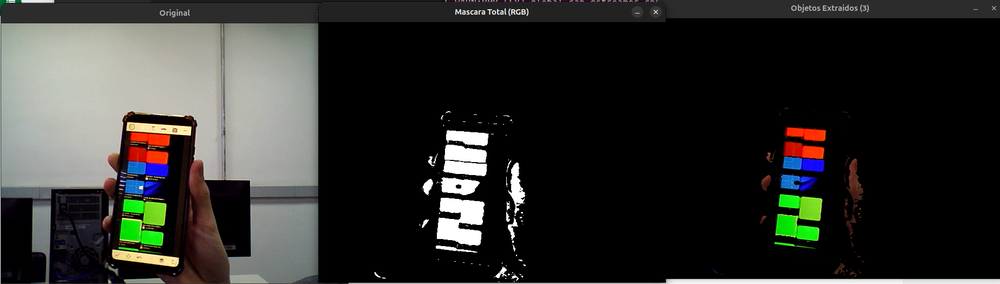
#> input picture relatorios/relatorio_3/extracao_cores.png, 1000 x 284 px, shrunk from 1845 x 524 before the run, given in place of the camera
$ python 3_multiplos_objetos.py
#> lines starting #> are read from the running program, lines starting #| are printed output that depends on the picture; after the words box and inside, x2 and y2 are one past the last pixel; in counts of white or black regions, pixels touching at a corner belong together
import cv2
import numpy as np

print("Iniciando item (3)... Pressione 'q' para sair.")

cap = cv2.VideoCapture(0)
if not cap.isOpened():
    print("Erro: Não foi possível abrir a webcam.")
    exit()

while True:
    ret, frame = cap.read()
#> frame is the input picture: shape (284, 1000, 3); mean B, G, R 43.8, 46.9, 46.5
    if not ret:
        break

    # Aplicar um leve blur para reduzir ruído
    filtered = cv2.GaussianBlur(frame, (5, 5), 0)
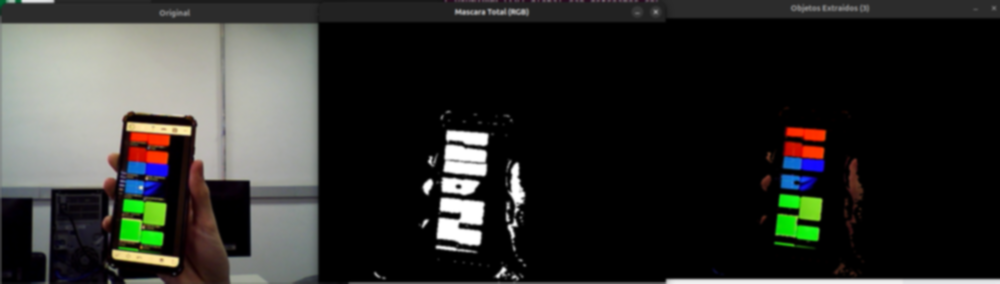
#> filtered: shape (284, 1000, 3); mean B, G, R 43.7, 46.8, 46.5

    # Converter para HSV
    hsv = cv2.cvtColor(filtered, cv2.COLOR_BGR2HSV)
#> hsv: shape (284, 1000, 3); mean H, S, V 19.7, 24.5, 50.4

    # --- DEFINIÇÃO DAS FAIXAS (AJUSTE ESTES VALORES!) ---

    # 1. Faixa Azul
    lower_blue = np.array([100, 150, 50])
    upper_blue = np.array([130, 255, 255])
    mask_blue = cv2.inRange(hsv, lower_blue, upper_blue)
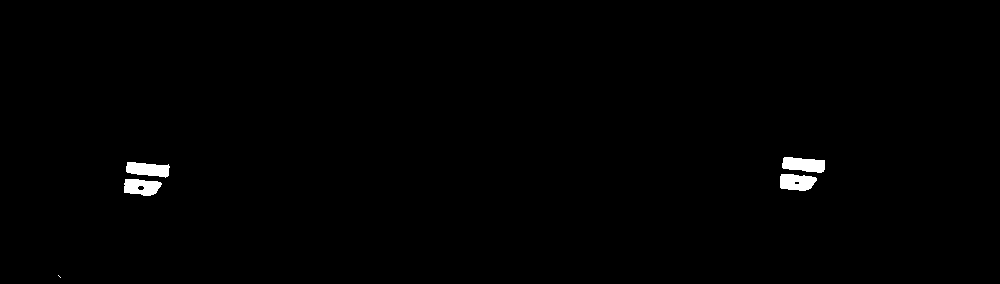
#> mask_blue: shape (284, 1000); 0.71% white; 5 white regions (1 under 20 px), largest, box (x1, y1, x2, y2) and area: (782, 157, 825, 173) 524, (126, 162, 170, 178) 503, (780, 174, 817, 191) 498, (124, 179, 162, 196) 484

    # 2. Faixa Verde
    lower_green = np.array([40, 100, 50]) # H [40-80] é tipicamente verde
    upper_green = np.array([80, 255, 255])
    mask_green = cv2.inRange(hsv, lower_green, upper_green)
#> mask_green: shape (284, 1000); 1.3% white; 6 white regions, box (x1, y1, x2, y2) and area: (119, 198, 167, 247) 1731, (775, 193, 823, 242) 1723, (118, 246, 158, 254) 127, (774, 241, 808, 248) 104, (0, 0, 7, 10) 44, (15, 0, 21, 4) 21

    # 3. Faixa Vermelha (requer duas máscaras)
    # Faixa 1 (0-10)
    lower_red1 = np.array([0, 150, 50])
    upper_red1 = np.array([10, 255, 255])
    mask_red1 = cv2.inRange(hsv, lower_red1, upper_red1)
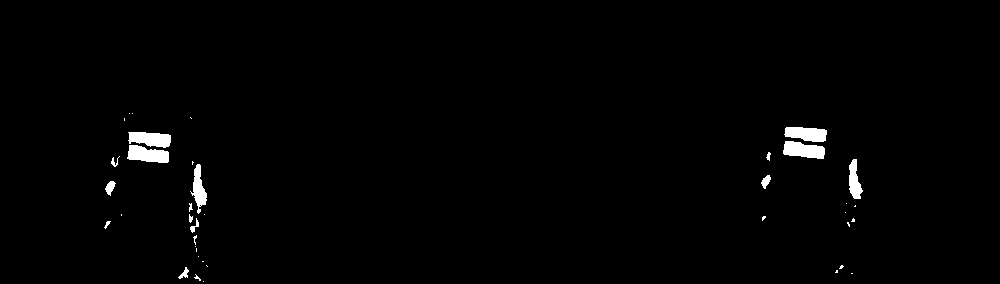
#> mask_red1: shape (284, 1000); 1.2% white; 39 white regions (24 under 20 px), largest, box (x1, y1, x2, y2) and area: (783, 141, 825, 159) 547, (127, 145, 169, 163) 542, (128, 132, 171, 148) 513

    # Faixa 2 (170-180)
    lower_red2 = np.array([170, 150, 50])
    upper_red2 = np.array([180, 255, 255])
    mask_red2 = cv2.inRange(hsv, lower_red2, upper_red2)
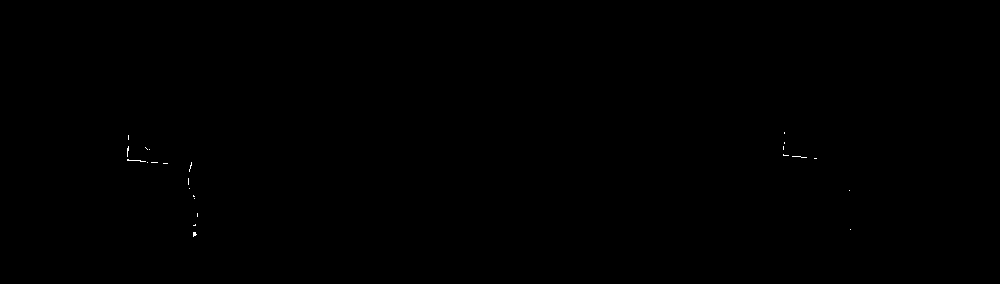
#> mask_red2: shape (284, 1000); 0.05% white in thin lines or dots, all inside (x1, y1, x2, y2) = (127, 132, 851, 237)

    # Combinar as duas máscaras vermelhas
    mask_red = cv2.bitwise_or(mask_red1, mask_red2)
#> mask_red: shape (284, 1000); 1.2% white; 41 white regions (26 under 20 px), largest, box (x1, y1, x2, y2) and area: (127, 145, 169, 164) 595, (783, 141, 825, 159) 578, (128, 132, 171, 148) 518

    # --- COMBINAR TODAS AS MÁSCARAS ---
    # Primeiro combina azul e verde
    mask_bg = cv2.bitwise_or(mask_blue, mask_green)
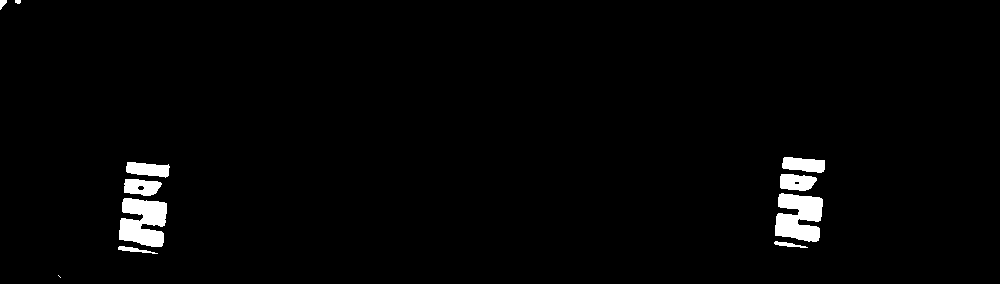
#> mask_bg: shape (284, 1000); 2% white; 11 white regions (1 under 20 px), largest, box (x1, y1, x2, y2) and area: (119, 198, 167, 247) 1731, (775, 193, 823, 242) 1723, (782, 157, 825, 173) 524
    # Depois adiciona o vermelho
    mask_total = cv2.bitwise_or(mask_bg, mask_red)
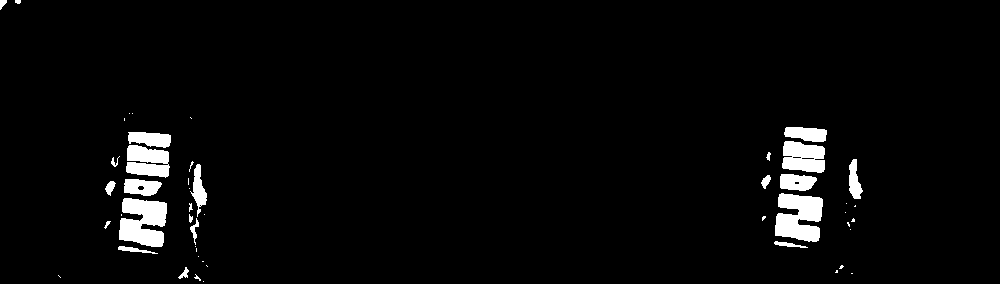
#> mask_total: shape (284, 1000); 3.3% white; 50 white regions (27 under 20 px), largest, box (x1, y1, x2, y2) and area: (119, 198, 167, 247) 1731, (775, 193, 823, 242) 1723, (782, 141, 825, 173) 1102

    # (3) "Extrair" os objetos coloridos da imagem original
    result = cv2.bitwise_and(frame, frame, mask=mask_total)
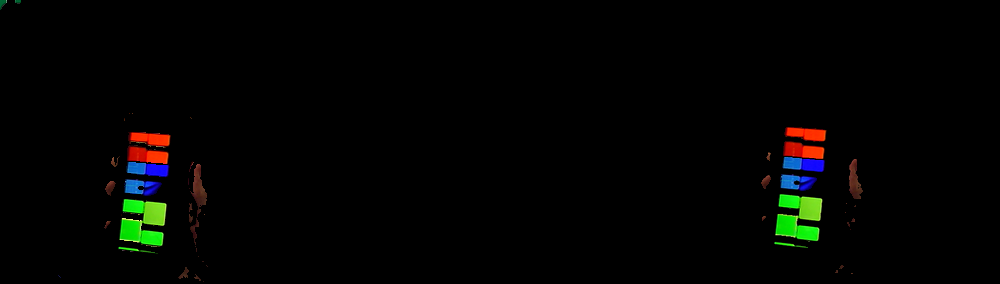
#> result: shape (284, 1000, 3); mean B, G, R 1.8, 3.4, 2.7

    # --- Janelas ---
    cv2.imshow("Original", frame)
    cv2.imshow("Mascara Total (RGB)", mask_total)
    cv2.imshow("Objetos Extraidos (3)", result)

    if cv2.waitKey(1) & 0xFF == ord('q'):
#> (key q is pressed here)
        break

print("Encerrando...")
cap.release()
cv2.destroyAllWindows()
